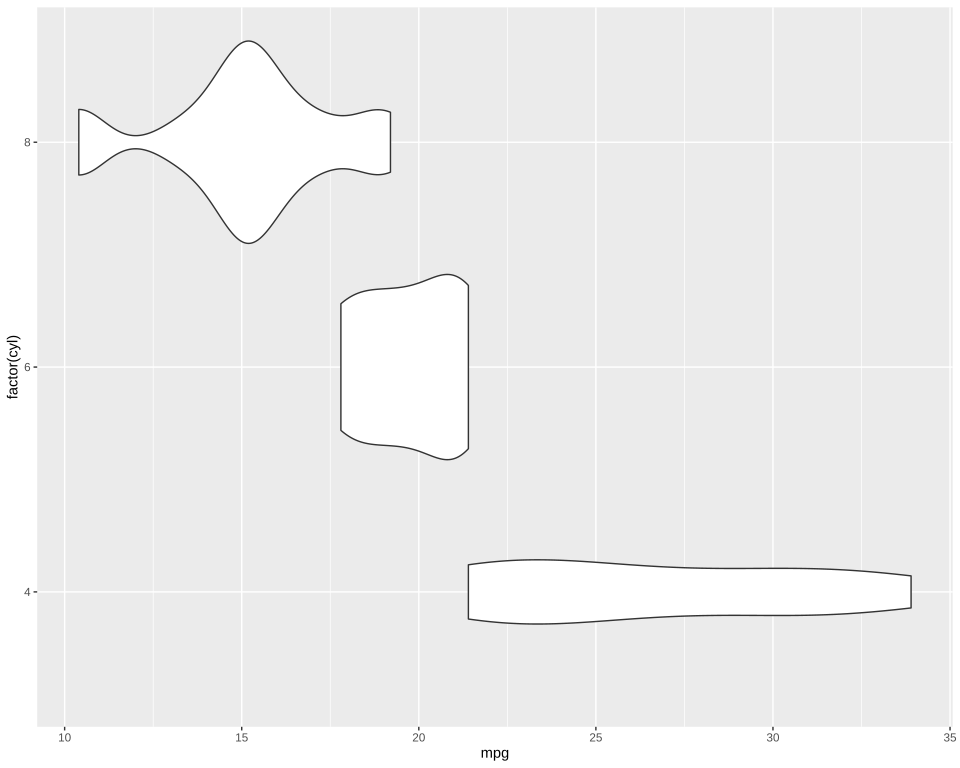

Source code (R):
# The plot test/golden/violin_horizontal.svg draws, drawn by ggplot2 itself, as ggplot2's own visual tests
# draw their snapshots: the independent check on that golden whenever it changes. The suite never
# runs this; it needs R, ggplot2 and vdiffr, saved as the Docker image giggly-r:ggplot2-4.0.3. From
# the repository's root:
#
#   docker run --rm -v "$PWD/test/golden":/golden:ro giggly-r:ggplot2-4.0.3 \
#     Rscript /golden/violin_horizontal.R > violin_horizontal.ggplot2.svg
#
# and compare the two drawings element by element, as test/golden/point.R describes, `<line>`
# elements included.
#
# The reference page's horizontal violins: the discrete axis y, so each violin stands along
# it and is estimated along x.
#
# First checked with ggplot2 4.0.3 and vdiffr 1.0.9: every element and clip path matches but
# svglite's around the whole drawing, and the one departure is test/golden/point.R's, the x axis
# drawn before the y.

library(ggplot2)

plot <- ggplot(mtcars, aes(mpg, factor(cyl))) +
  geom_violin() +
  theme_gray()

file <- tempfile(fileext = ".svg")
vdiffr::write_svg(plot, file)
cat(readLines(file), sep = "\n")
